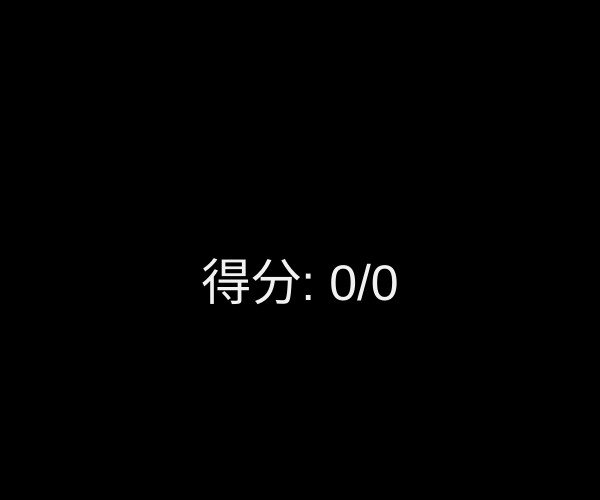
Frame 1 (no input)
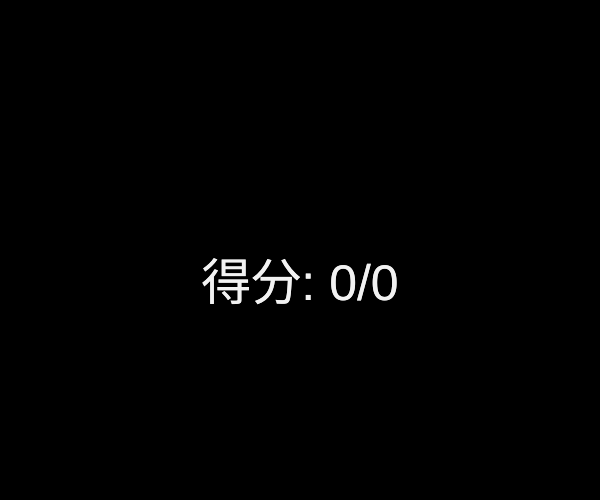
Frame 2 (the mouse pressed at the canvas centre, redrawn once)

The p5.js sketch that drew these frames (run headless with seeded random() and noise() and a simulated clock; the mouse was pressed at the canvas centre and the sketch redrawn once):

// p5.js sketch
// ── sketch.js
// =================================================================
// p5.js sketch.js - 結合 H5P 分數顯示與滿分煙火特效
// =================================================================

// 核心分數變數
let finalScore = 0; 
let maxScore = 0;
let scoreText = ""; 

// 煙火相關全域變數
let fireworks = []; // 存放 Firework 實例的陣列
let gravity; // 重力向量

// =================================================================
// 步驟一：H5P 成績數據接收
// -----------------------------------------------------------------

window.addEventListener('message', function (event) {
    const data = event.data;
    
    if (data && data.type === 'H5P_SCORE_RESULT') {
        finalScore = data.score; 
        maxScore = data.maxScore;
        scoreText = `最終成績分數: ${finalScore}/${maxScore}`;
        
        console.log("新的分數已接收:", scoreText); 
        
        // 滿分時，啟動 loop() 來進行動畫，否則只 redraw 一次
        if (typeof loop === 'function' && maxScore > 0 && finalScore / maxScore >= 0.999) {
            loop(); 
        } else if (typeof redraw === 'function') {
            redraw(); 
        }
    }
}, false);


// =================================================================
// 步驟二：p5.js 核心設定與繪圖
// -----------------------------------------------------------------

function setup() { 
    // 創建畫布 (可以根據需要調整尺寸)
    createCanvas(windowWidth / 2, windowHeight / 2); 
    
    // 【重要】設置 HSB 顏色模式：色相(0-360), 飽和度(0-100), 亮度(0-100)
    colorMode(HSB, 360, 100, 100); 
    
    // 初始背景為黑色 (亮度 0)
    background(0, 0, 0); 
    // 預設停止繪圖循環，等待分數更新
    noLoop(); 
    
    // 初始化重力向量
    gravity = createVector(0, 0.2); 
} 

// =================================================================
// 步驟三：煙火與粒子類別定義
// -----------------------------------------------------------------

/** 粒子類別 (Particle Class) - 構成煙火的基本元素 */
class Particle {
    constructor(x, y, hu, isFirework) {
        this.pos = createVector(x, y);
        this.isFirework = isFirework; // 是否為向上飛的引信
        this.lifespan = 255; // 粒子的壽命 (透明度)
        this.hu = hu; // HUE 顏色值

        if (this.isFirework) {
            // 引信：向上飛
            this.vel = createVector(0, random(-10, -15));
        } else {
            // 爆炸粒子：隨機向外擴散
            this.vel = p5.Vector.random2D();
            this.vel.mult(random(2, 10)); 
            this.vel.mult(0.9);
        }
        this.acc = createVector(0, 0);
    }
    
    applyForce(force) {
        this.acc.add(force);
    }
    
    update() {
        this.vel.add(this.acc);
        this.pos.add(this.vel);
        this.acc.mult(0); 
        this.lifespan -= 4; // 壽命減少 (逐漸消失)
        
        if (!this.isFirework) {
            // 爆炸粒子減速，模擬空氣阻力
            this.vel.mult(0.95);
        }
    }
    
    show() {
        strokeWeight(2);
        // HSB 顏色: 色相, 飽和度, 亮度, 透明度
        fill(this.hu, 100, 100, this.lifespan); 
        noStroke();
        ellipse(this.pos.x, this.pos.y, 4);
    }
    
    isDead() {
        return this.lifespan < 0;
    }
}


/** 煙火類別 (Firework Class) - 處理發射、爆炸、粒子生命週期 */
class Firework {
    constructor(x, y) {
        this.particles = [];
        this.hu = random(360); // 隨機顏色
        this.exploded = false;
        
        this.pos = createVector(x, y); 
        
        this.fireworkParticle = new Particle(this.pos.x, this.pos.y, this.hu, true);
    }
    
    update() {
        if (!this.exploded) {
            this.fireworkParticle.applyForce(gravity);
            this.fireworkParticle.update();
            
            // 當引信開始下墜 (速度 y >= 0) 時爆炸
            if (this.fireworkParticle.vel.y >= 0) {
                this.exploded = true;
                this.explode();
            }
        }
        
        // 更新所有爆炸後的粒子
        for (let i = this.particles.length - 1; i >= 0; i--) {
            this.particles[i].applyForce(gravity);
            this.particles[i].update();
            if (this.particles[i].isDead()) {
                this.particles.splice(i, 1);
            }
        }
    }
    
    show() {
        if (!this.exploded && this.fireworkParticle) {
            this.fireworkParticle.show();
        } else {
            for (let p of this.particles) {
                p.show();
            }
        }
    }
    
    explode() {
        // 爆炸產生 100 個粒子
        for (let i = 0; i < 100; i++) {
            const p = new Particle(this.fireworkParticle.pos.x, this.fireworkParticle.pos.y, this.hu, false);
            this.particles.push(p);
        }
        this.fireworkParticle = null; 
    }
    
    // 檢查是否所有粒子都消失
    isDone() {
        return this.exploded && this.particles.length === 0;
    }
}


/** 繪製星星的輔助函數 */
function star(x, y, radius1, radius2, npoints) {
    let angle = TWO_PI / npoints;
    let halfAngle = angle / 2.0;
    beginShape();
    for (let a = 0; a < TWO_PI; a += angle) {
        let sx = x + cos(a) * radius2;
        let sy = y + sin(a) * radius2;
        vertex(sx, sy);
        sx = x + cos(a + halfAngle) * radius1;
        sy = y + sin(a + halfAngle) * radius1;
        vertex(sx, sy);
    }
    endShape(CLOSE);
}

// =================================================================
// 步驟四：主繪圖循環 (draw)
// -----------------------------------------------------------------

function draw() { 
    // 【關鍵】背景使用半透明黑色 (0.1 透明度)，實現煙火的拖尾效果
    background(0, 0, 0, 0.1); 

    let percentage = (maxScore > 0) ? (finalScore / maxScore) * 100 : 0;

    // A. 煙火效果邏輯
    if (percentage >= 99.99 && maxScore > 0) {
        // 滿分時：隨機發射新的煙火
        if (random(1) < 0.05) { // 每幀有 5% 的機率發射新煙火
            fireworks.push(new Firework(random(width / 4, width * 3 / 4), height));
        }
    } else {
        // 不是滿分時：清空煙火陣列並停止動畫循環
        fireworks = [];
        noLoop();
    }
    
    // 更新和顯示所有煙火
    for (let i = fireworks.length - 1; i >= 0; i--) {
        fireworks[i].update();
        fireworks[i].show();
        if (fireworks[i].isDone()) {
            fireworks.splice(i, 1); 
        }
    }
    
    // B. 分數文本與圖形顯示邏輯 (位於煙火之上)
    
    push(); 
    textAlign(CENTER);
    
    let textColor; 

    if (percentage >= 90) {
        // 滿分或高分：金色文本
        textColor = color(60, 100, 100); 
        textSize(80); 
        fill(textColor); 
        text("恭喜！優異成績！", width / 2, height / 2 - 50);
        
        // 畫一個小星星 (金色裝飾)
        fill(60, 100, 100, 150); 
        noStroke();
        star(width / 2, height / 2 + 150, 20, 50, 5);
        
    } else if (percentage >= 60) {
        // 中等分數：綠色文本
        textColor = color(120, 100, 100);
        textSize(80); 
        fill(textColor);
        text("成績良好，請再接再厲。", width / 2, height / 2 - 50);
        
    } else if (percentage > 0) {
        // 低分：紅色文本
        textColor = color(0, 100, 100);
        textSize(80); 
        fill(textColor);
        text("需要加強努力！", width / 2, height / 2 - 50);
        
    } else {
        // 尚未收到分數或分數為 0：亮灰色
        textColor = color(0, 0, 70); 
        textSize(50);
        fill(textColor);
        text(scoreText, width / 2, height / 2);
    }

    // 顯示具體分數
    textSize(50);
    fill(0, 0, 95); // 接近白色，確保在黑背景上清晰
    text(`得分: ${finalScore}/${maxScore}`, width / 2, height / 2 + 50);
    
    pop(); 
}
